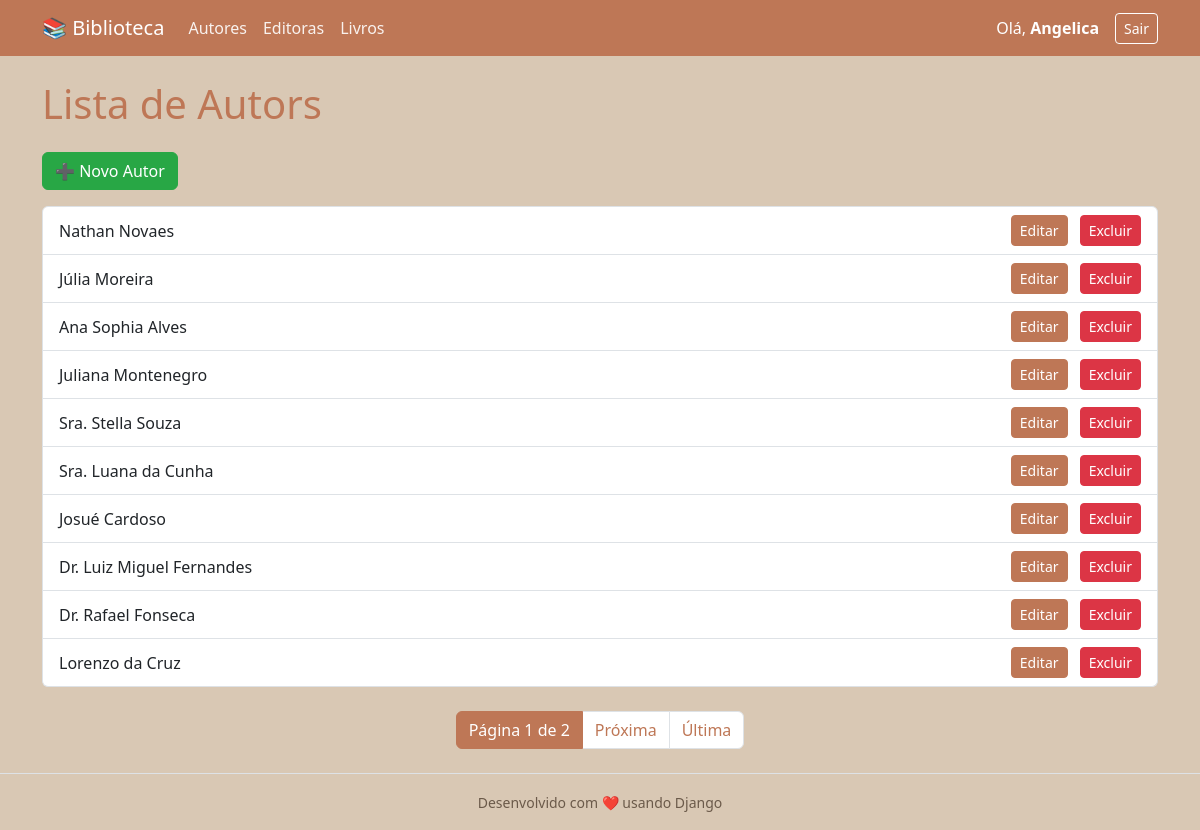
Screenshot of /biblioteca/autor/ (signed in) with the database file from the repository.
### biblioteca/models.py (models this page shows)
class Autor(models.Model):
    nome = models.CharField(max_length=100)
    class Meta:
        db_table = 'Autor'
        verbose_name = 'Autor'
        verbose_name_plural = 'Autores'
    def __str__(self):
        return self.nome

### biblioteca/views.py (the view)
# urls.py: path('<str:entidade>/', views.listar_objetos, name='listar'),
@login_required
def listar_objetos(request, entidade):
    modelo, _ = MAPEAMENTO.get(entidade, (None, None))
    if not modelo:
        return render(request, 'biblioteca/erro.html', {'mensagem': f'Entidade "{entidade}" inválida.'})
    objetos = modelo.objects.all()
    paginator = Paginator(objetos, 10)
    page_number = request.GET.get('page')
    page_obj = paginator.get_page(page_number)
    return render(request, 'biblioteca/lista.html', {'objetos': page_obj, 'entidade': entidade, 'page_obj': page_obj})

### biblioteca/templates/biblioteca/lista.html (shortened to what this page needs)
{% extends 'biblioteca/base.html' %}
{% block content %}
<h1 class="mb-4">Lista de {{ entidade|capfirst }}s</h1>
{% if entidade == 'livro' %}
    {% if perms.biblioteca.add_livro %}
        <a href="{% url 'criar' entidade %}" class="btn btn-success mb-3">➕ Novo {{ entidade|capfirst }}</a>
    {% endif %}
{% else %}
    <a href="{% url 'criar' entidade %}" class="btn btn-success mb-3">➕ Novo {{ entidade|capfirst }}</a>
{% endif %}
{% if objetos %}
    <ul class="list-group">
        {% for obj in objetos %}
            <li class="list-group-item d-flex justify-content-between align-items-center">
                <span>{{ obj }}</span>
                <div>
                    {% if entidade == 'livro' %}
                        {% if perms.biblioteca.change_livro %}
                            <a href="{% url 'editar' entidade obj.id %}" class="btn btn-primary btn-sm me-2">Editar</a>
                        {% endif %}
                        {% if perms.biblioteca.delete_livro %}
                            <a href="{% url 'deletar' entidade obj.id %}" class="btn btn-danger btn-sm">Excluir</a>
                        {% endif %}
                    {% else %}
                        <a href="{% url 'editar' entidade obj.id %}" class="btn btn-primary btn-sm me-2">Editar</a>
                        <a href="{% url 'deletar' entidade obj.id %}" class="btn btn-danger btn-sm">Excluir</a>
                    {% endif %}
                </div>
            </li>
        {% endfor %}
    </ul>
    {% if page_obj.has_other_pages %}
        <nav aria-label="Navegação de página" class="mt-4">
            <ul class="pagination justify-content-center">
                <li class="page-item active">
                    <span class="page-link">
                        Página {{ page_obj.number }} de {{ page_obj.paginator.num_pages }}
                    </span>
                </li>
                {% if page_obj.has_next %}
                    <li class="page-item">
                        <a class="page-link" href="?page={{ page_obj.next_page_number }}">Próxima</a>
                    </li>
                    <li class="page-item">
                        <a class="page-link" href="?page={{ page_obj.paginator.num_pages }}">Última</a>
                    </li>
                {% endif %}
            </ul>
        </nav>
    {% endif %}
{% else %}
    <p class="text-muted">Nenhum {{ entidade }} cadastrado.</p>
{% endif %}
{% endblock %}

### biblioteca/templates/biblioteca/base.html (shortened to what this page needs)
<!DOCTYPE html>
<html lang="pt-br">
<head>
    <link href="https://cdn.jsdelivr.net/npm/bootstrap@5.3.2/dist/css/bootstrap.min.css" rel="stylesheet">
</head>
<body>
    <nav class="navbar navbar-expand-lg navbar-dark bg-primary mb-4">
        <div class="container">
            <a class="navbar-brand" href="{% url 'dashboard' %}">📚 Biblioteca</a>
            {% if user.is_authenticated %}
                <div class="collapse navbar-collapse" id="navbarNav">
                    <ul class="navbar-nav me-auto">
                        <li class="nav-item">
                            <a class="nav-link text-white" href="{% url 'listar' 'autor' %}">Autores</a>
                        </li>
                        <li class="nav-item">
                            <a class="nav-link text-white" href="{% url 'listar' 'editora' %}">Editoras</a>
                        </li>
                        <li class="nav-item">
                            <a class="nav-link text-white" href="{% url 'listar' 'livro' %}">Livros</a>
                        </li>
                    </ul>
                    <div class="d-flex align-items-center">
                        <span class="text-white me-3">
                            Olá, <strong>{{ user.first_name|default:user.username }}</strong>
                        </span>
                        <a href="{% url 'logout' %}" class="btn btn-outline-light btn-sm">Sair</a>
                    </div>
                </div>
            {% else %}
                <div class="d-flex">
                    <a href="{% url 'login' %}" class="btn btn-outline-light btn-sm me-2">Entrar</a>
                    <a href="{% url 'signup' %}" class="btn btn-light btn-sm">Cadastrar</a>
                </div>
            {% endif %}
        </div>
    </nav>
    <div class="container">
        {% block content %}
        {% endblock %}
    </div>
    <footer class="text-center text-muted py-3 mt-4 border-top">
        <small>Desenvolvido com ❤️ usando Django</small>
    </footer>
</body>
</html>

### biblioteca/templates/biblioteca/base.html (style rules this page uses)
:root { --cor-primaria: #be7756; --cor-secundaria: #D9C8B4; --cor-hover: #a66647; --cor-texto-escuro: #5a4a3a; --cor-texto-medio: #6b5a4a; }
body { background-color: var(--cor-secundaria) !important; color: var(--cor-texto-escuro) !important; }
h1, h2, h3, h4, h5, h6 { color: var(--cor-primaria) !important; }
.navbar { background-color: var(--cor-primaria) !important; }
.navbar-brand { color: #fff !important; }
.nav-link { color: rgba(255, 255, 255, 0.9) !important; }
.btn-primary { background-color: var(--cor-primaria) !important; border-color: var(--cor-primaria) !important; color: #fff !important; }
.btn-outline-light { color: #fff !important; border-color: #fff !important; }
.page-link { color: var(--cor-primaria); }
.page-item.active .page-link { background-color: var(--cor-primaria); border-color: var(--cor-primaria); color: #fff; }
a { color: var(--cor-primaria); text-decoration: none; }
footer { color: var(--cor-texto-medio) !important; border-color: var(--cor-primaria) !important; }
.btn-danger { background-color: #dc3545; border-color: #dc3545; }
.btn-success { background-color: #28a745; border-color: #28a745; }
.text-muted { color: var(--cor-texto-medio) !important; }

### rows the page displays
Autor: nome "Nathan Novaes"
Autor: nome "Júlia Moreira"
Autor: nome "Ana Sophia Alves"
Autor: nome "Juliana Montenegro"
Autor: nome "Sra. Stella Souza"
Autor: nome "Sra. Luana da Cunha"
Autor: nome "Josué Cardoso"
Autor: nome "Dr. Luiz Miguel Fernandes"
Autor: nome "Dr. Rafael Fonseca"
Autor: nome "Lorenzo da Cruz"

### other values shown
{{ user.first_name|default:user.username }} "Angelica"
{{ entidade|capfirst }} "Autor"
{{ page_obj.number }} "1"
{{ page_obj.paginator.num_pages }} "2"
